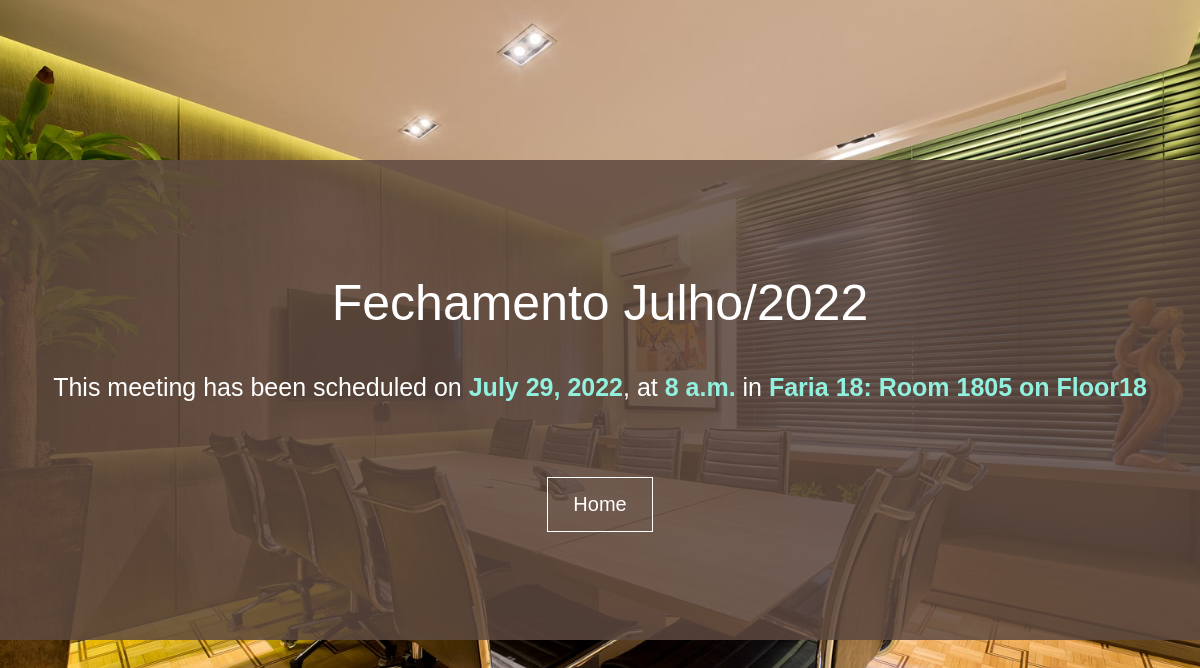
/meetings/3, run on the app's committed database.
### meetings/models.py (models this page shows, shortened)
class Meeting(models.Model):
    title = models.CharField(max_length=200)
    date = models.DateField()
    start_time = models.TimeField(default=time(9))
    duration = models.IntegerField(default=1)
    room = models.ForeignKey(Room, on_delete=models.CASCADE)

class Room(models.Model):
    name = models.CharField(max_length=95)
    floor = models.IntegerField()
    room_number = models.IntegerField()
    def __str__(self):
        return f" {self.name}: Room {self.room_number} on Floor{self.floor} "

### meetings/views.py (the view)
# urls.py: path('<int:id>', views.detail, name="detail"),
def detail(request, id):
    meeting = get_object_or_404(Meeting, pk=id)
    return render(request, 'meetings/detail.html', {"meeting": meeting})

### meetings/templates/meetings/detail.html (shortened to what this page needs)
<!DOCTYPE html>
<html lang="en">
  <head>
    <link rel="stylesheet" href="/static/meetings/detail.css" />
  </head>
  <body>
    <div class="content">
      <h1>{{ meeting.title }}</h1>
      <p>
        This meeting has been scheduled on
        <span class="date">{{ meeting.date }}</span>, at
        <span class="time">{{meeting.start_time}}</span> in
        <span class="room">{{ meeting.room }}</span>
      </p>
      <a href="{% url 'welcome' %}">Home</a>
    </div>
  </body>
</html>

### meetings/static/meetings/detail.css (style rules this page uses)
* { margin: 0; padding: 0; box-sizing: border-box; }
body { font-family: Arial, Helvetica, sans-serif; height: 100vh; background-image: url("meeting.jpg"); background-size: cover; background-repeat: no-repeat; background-position: center; color: white; display: flex; justify-content: center; align-items: center; }
h1 { font-size: 50px; font-weight: 100; margin: 25px 0 35px 0; text-align: center; }
.content { background-color: rgba(93, 73, 64, 0.85); padding: 40px; width: 100vw; height: 60vh; display: flex; flex-direction: column; align-items: center; justify-content: center; }
p { font-size: 25px; line-height: 1.6; margin-bottom: 50px; }
a { display: inline-block; text-decoration: none; color: white; font-size: 20px; border: 1px solid white; padding: 15px 25px; margin: 20px; }
span { font-weight: bold; color: rgb(146, 240, 223); }

### data on the page
Meeting: title "Fechamento Julho/2022", date "July 29, 2022", start_time "8 a.m.", room "Faria 18: Room 1805 on Floor18"
